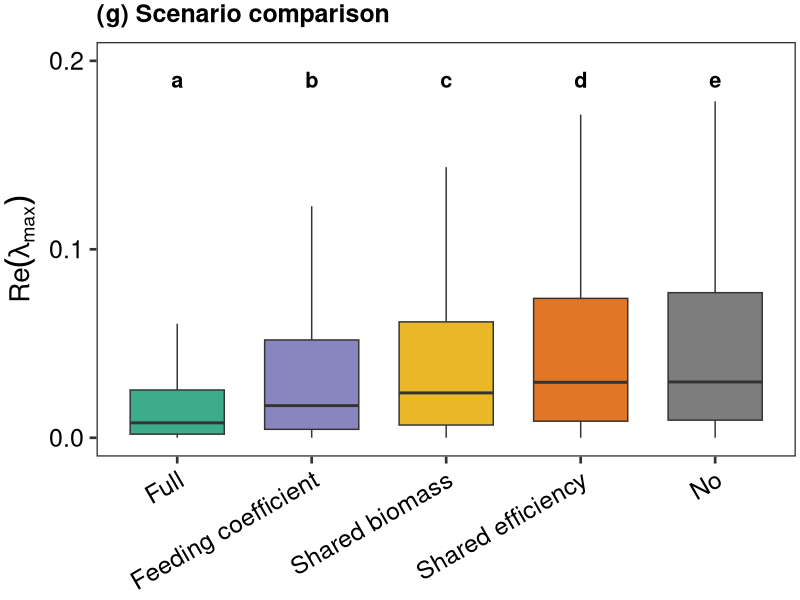
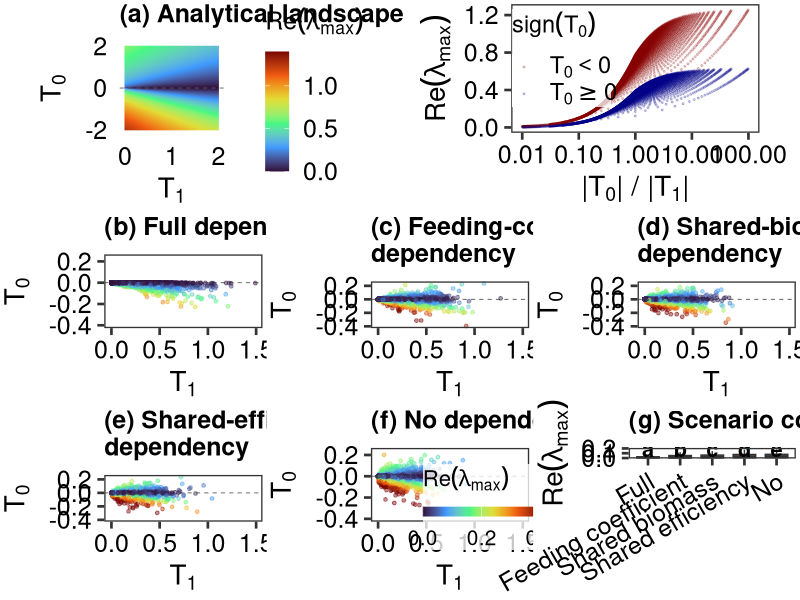

The R source for these figures, in order: (Note: this script raises an error after producing the figures.)
# =============================================================================
# Three-species module dependency analysis
# =============================================================================

rm(list = ls())

library(tidyverse)
library(cowplot)
library(viridis)
library(scales)
library(here)
library(emmeans)
library(multcomp)
library(multcompView)

set.seed(2026)

n_rep <- 10000
fs <- 20
fss <- 18

case_levels <- c(
  "(b) Full dependency",
  "(c) Feeding-coefficient\ndependency",
  "(d) Shared-biomass\ndependency",
  "(e) Shared-efficiency\ndependency",
  "(f) No dependency"
)

scenario_labs_short <- c(
  "(b) Full dependency" = "Full",
  "(c) Feeding-coefficient\ndependency" = "Feeding coefficient",
  "(d) Shared-biomass\ndependency" = "Shared biomass",
  "(e) Shared-efficiency\ndependency" = "Shared efficiency",
  "(f) No dependency" = "No"
)

scenario_cols <- c(
  "(b) Full dependency" = "#1B9E77",
  "(c) Feeding-coefficient\ndependency" = "#7570B3",
  "(d) Shared-biomass\ndependency" = "#E6AB02",
  "(e) Shared-efficiency\ndependency" = "#D95F02",
  "(f) No dependency" = "#666666"
)

get_re_lmax <- function(T1, T0) {
  max(Re(polyroot(c(T0, T1, 0, 1))))
}

simulate_scenario <- function(case, share_c, share_B, share_e) {
  c12 <- runif(n_rep)
  c13 <- runif(n_rep)
  c23 <- runif(n_rep)
  B1 <- runif(n_rep)
  B2 <- runif(n_rep)
  B3 <- runif(n_rep)
  e2 <- runif(n_rep)
  e3 <- runif(n_rep)
  
  c12a <- c12
  c13a <- c13
  c23a <- c23
  B1a <- B1
  B2a <- B2
  B3a <- B3
  e2a <- e2
  e3a <- e3
  
  c12b <- if (share_c) c12a else runif(n_rep)
  c13b <- if (share_c) c13a else runif(n_rep)
  c23b <- if (share_c) c23a else runif(n_rep)
  
  B1b <- if (share_B) B1a else runif(n_rep)
  B2b <- if (share_B) B2a else runif(n_rep)
  B3b <- if (share_B) B3a else runif(n_rep)
  
  e2b <- if (share_e) e2a else runif(n_rep)
  e3b <- if (share_e) e3a else runif(n_rep)
  
  T1 <- (c12a * B1a) * (e2a * c12b * B2a) +
    (c13a * B1b) * (e3a * c13b * B3a) +
    (c23a * B2b) * (e3b * c23b * B3b)
  
  T0 <- (e2a * c12a * B2a) *
    (e3a * c23a * B3a) *
    (c13a * B1a) -
    (c12b * B1b) *
    (c23b * B2b) *
    (e3b * c13b * B3b)
  
  tibble(
    T1,
    T0,
    ReLambdaMax = map2_dbl(T1, T0, get_re_lmax),
    Case = case
  )
}

# -----------------------------------------------------------------------------
# Analytical landscape
# -----------------------------------------------------------------------------

grid <- expand_grid(
  T1 = seq(0, 2, length.out = 100),
  T0 = seq(-2, 2, length.out = 100)
) %>%
  mutate(ReLambdaMax = map2_dbl(T1, T0, get_re_lmax))

# -----------------------------------------------------------------------------
# Simulations
# -----------------------------------------------------------------------------

df_all <- bind_rows(
  simulate_scenario("(b) Full dependency", TRUE, TRUE, TRUE),
  simulate_scenario("(c) Feeding-coefficient\ndependency", TRUE, FALSE, FALSE),
  simulate_scenario("(d) Shared-biomass\ndependency", FALSE, TRUE, FALSE),
  simulate_scenario("(e) Shared-efficiency\ndependency", FALSE, FALSE, TRUE),
  simulate_scenario("(f) No dependency", FALSE, FALSE, FALSE)
) %>%
  mutate(Case = factor(Case, levels = case_levels))

x_limits_sim <- range(df_all$T1)
y_limits_sim <- range(df_all$T0)


# -----------------------------------------------------------------------------
# statistical analysis
# -----------------------------------------------------------------------------

# One-way ANOVA
mod_igp <- aov(ReLambdaMax ~ Case, data = df_all)
summary(mod_igp)

# Estimated means and Tukey-adjusted pairwise comparisons
emm_igp <- emmeans(mod_igp, ~ Case)
pairs(emm_igp, adjust = "tukey")

# Letters for the comparison plot
letters_df <- multcomp::cld(
  emm_igp,
  adjust = "tukey",
  Letters = letters,
  sort = FALSE
) %>%
  as.data.frame() %>%
  mutate(.group = trimws(.group))

# -----------------------------------------------------------------------------
# Panel a: analytical landscape
# -----------------------------------------------------------------------------
base_theme <- theme(
  axis.title = element_text(size = fs, colour = "black"),
  axis.text = element_text(size = fss, colour = "black"),
  plot.title = element_text(size = fss, face = "bold"),
  plot.margin = margin(3, 3, 3, 3, "pt"),
  panel.grid = element_blank()
)

p_analytical <- ggplot(grid, aes(T1, T0, fill = ReLambdaMax)) +
  geom_raster(interpolate = TRUE) +
  geom_hline(yintercept = 0, linetype = "dashed", linewidth = 0.3,
             colour = "grey35") +
  scale_fill_viridis_c(
    option = "H",
    limits = c(0, 1.4),
    name = expression(Re(lambda[max]))
  ) +
  scale_x_continuous(breaks = c(0, 1, 2)) +
  scale_y_continuous(breaks = c(-2, 0, 2)) +
  labs(
    x = expression(T[1]),
    y = expression(T[0]),
    title = "(a) Analytical landscape"
  ) +
  theme_minimal(base_size = fs) +
  base_theme +
  theme(
    legend.position = "right",
    legend.title = element_text(size = fss),
    legend.text = element_text(size = fss)
  )

# -----------------------------------------------------------------------------
# Ratio panel
# -----------------------------------------------------------------------------

grid_ratio <- grid %>%
  filter(T1 > 0) %>%
  mutate(
    ratio = abs(T0) / abs(T1),
    sign_T0 = if_else(T0 >= 0, "positive", "negative")
  ) %>%
  filter(is.finite(ratio))

p_ratio <- ggplot(grid_ratio, aes(ratio, ReLambdaMax, colour = sign_T0)) +
  geom_point(alpha = 0.2, size = 0.4) +
  scale_colour_manual(
    values = c(positive = "darkblue", negative = "darkred"),
    labels = c(
      positive = expression(T[0] >= 0),
      negative = expression(T[0] < 0)
    ),
    name = expression(sign(T[0]))
  ) +
  scale_x_log10(labels = label_number()) +
  labs(
    x = expression("|" * T[0] * "| / |" * T[1] * "|"),
    y = expression(Re(lambda[max]))
  ) +
  theme_test(base_size = fs) +
  base_theme +
  theme(
    legend.position = c(0.4, 0.96),
    legend.justification = c(1, 1),
    legend.title = element_text(size = fss - 1),
    legend.text = element_text(size = fss - 1),
    legend.background = element_rect(
      fill = alpha("white", 0.75),
      colour = NA
    )
  )

# -----------------------------------------------------------------------------
# Simulated panels
# -----------------------------------------------------------------------------

plot_scenario <- function(case, show_legend = FALSE) {
  df <- filter(df_all, Case == case)
  
  ggplot(df, aes(T1, T0, colour = ReLambdaMax)) +
    geom_hline(yintercept = 0, linetype = "dashed", linewidth = 0.3,
               colour = "grey35") +
    geom_point(alpha = 0.45, size = 1) +
    scale_colour_viridis_c(
      option = "H",
      limits = c(0, 0.4),
      breaks = c(0, 0.2, 0.4),
      oob = squish,
      name = expression(Re(lambda[max])),
      guide = if (show_legend) {
        guide_colourbar(
          direction = "horizontal",
          barwidth = unit(3, "cm"),
          barheight = unit(0.25, "cm"),
          title.position = "top"
        )
      } else "none"
    ) +
    coord_cartesian(xlim = x_limits_sim, ylim = y_limits_sim) +
    labs(
      x = expression(T[1]),
      y = expression(T[0]),
      title = case
    ) +
    theme_test(base_size = fs) +
    base_theme +
    theme(
      legend.position = if (show_legend) c(0.7, 0.2) else "none",
      legend.justification = c(0.5, 0.5),
      legend.title = element_text(size = fss - 2),
      legend.text = element_text(size = fss - 3),
      legend.background = element_rect(
        fill = alpha("white", 0.78),
        colour = NA
      )
    )
}

p_full <- plot_scenario("(b) Full dependency")
p_c <- plot_scenario("(c) Feeding-coefficient\ndependency")
p_B <- plot_scenario("(d) Shared-biomass\ndependency")
p_e <- plot_scenario("(e) Shared-efficiency\ndependency")
p_no <- plot_scenario("(f) No dependency", TRUE)

# -----------------------------------------------------------------------------
# Panel g: scenario comparison
# -----------------------------------------------------------------------------

df_box <- df_all %>%
  mutate(Case = factor(Case, levels = case_levels))

p_box <- ggplot(df_box, aes(Case, ReLambdaMax, fill = Case)) +
  geom_boxplot(outlier.shape = NA, alpha = 0.85, width = 0.7) +
  scale_fill_manual(values = scenario_cols, guide = "none") +
  scale_x_discrete(labels = scenario_labs_short) +
  scale_y_continuous(
    limits = c(0, 0.2),
    breaks = seq(0, 0.2, 0.1)
  ) +
  labs(
    x = NULL,
    y = expression(Re(lambda[max])),
    title = "(g) Scenario comparison"
  ) +
  theme_test(base_size = fs) +
  base_theme +
  theme(axis.text.x = element_text(angle = 30, hjust = 1))

# -----------------------------------------------------------------------------
# Panel g: scenario comparison
# -----------------------------------------------------------------------------

df_box <- df_all %>%
  mutate(Case = factor(Case, levels = case_levels))

p_box <- ggplot(df_box, aes(Case, ReLambdaMax, fill = Case)) +
  # geom_jitter(
  #   aes(colour = Case),
  #   width = 0.15, height = 0,
  #   alpha = 0.08, size = 0.4
  # ) +
  geom_boxplot(outlier.shape = NA, alpha = 0.85, width = 0.7) +
  geom_text(
    data = letters_df,
    aes(x = Case, y = 0.19, label = .group),
    inherit.aes = FALSE,
    size = 5.5,
    fontface = "bold"
  ) +
  scale_fill_manual(values = scenario_cols, guide = "none") +
  scale_colour_manual(values = scenario_cols, guide = "none") +
  scale_x_discrete(labels = scenario_labs_short) +
  scale_y_continuous(breaks = seq(0, 0.2, 0.1)) +
  coord_cartesian(ylim = c(0, 0.2)) +
  labs(
    x = NULL,
    y = expression(Re(lambda[max])),
    title = "(g) Scenario comparison"
  ) +
  theme_test(base_size = fs) +
  base_theme +
  theme(axis.text.x = element_text(angle = 30, hjust = 1))
p_box

# -----------------------------------------------------------------------------
# Combine and save
# -----------------------------------------------------------------------------

p_blank <- ggplot() + theme_void()

row1 <- plot_grid(
  p_blank,
  plot_grid(
    p_analytical,
    p_blank,
    p_ratio,
    ncol = 3,
    rel_widths = c(1.1, 0.1, 1.1)
  ),
  p_blank,
  ncol = 3,
  rel_widths = c(0.05, 1, 0.05)
)

p_all <- plot_grid(
  row1,
  plot_grid(p_full, p_c, p_B, ncol = 3),
  plot_grid(p_e, p_no, p_box, ncol = 3),
  ncol = 1,
  rel_heights = c(1.1, 1, 1)
)

p_all

ggsave(here("figures", "3_species_module_dependency.jpeg"),
       p_all, width = 14, height = 13, dpi = 600)
ggsave(here("figures", "3_species_module_dependency.pdf"),
       p_all, width = 14, height = 13)
